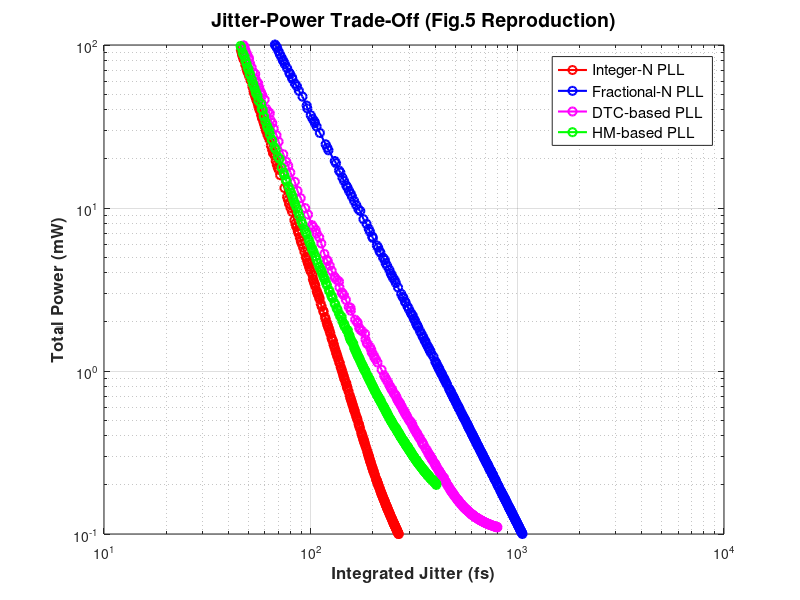

Here is the MATLAB script that generated this plot:
% データの読み込み
data_intN = load('solution_intN.txt');
data_fracN = load('solution_fracN.txt');
data_dtc = load('solution_DTC.txt');
data_hm = load('solution_HM.txt');

V = [2, 2, 3, 4]; % 決定変数の数 (あなたの設定は完璧です)

% --- ランク1（最前線のパレート最適解）だけを抽出 ---
pareto_intN = data_intN(data_intN(:, V(1)+3) == 1, :);
pareto_fracN = data_fracN(data_fracN(:, V(2)+3) == 1, :);
pareto_dtc = data_dtc(data_dtc(:, V(3)+3) == 1, :);
pareto_hm = data_hm(data_hm(:, V(4)+3) == 1, :);

% --- ジッタの小さい順に並び替え（線で結ぶため） ---
pareto_intN = sortrows(pareto_intN, V(1)+1);
pareto_fracN = sortrows(pareto_fracN, V(2)+1);
pareto_dtc = sortrows(pareto_dtc, V(3)+1);
pareto_hm = sortrows(pareto_hm, V(4)+1);

figure;
% 論文に合わせて点ではなく線(-o)でプロット
loglog(pareto_intN(:, V(1)+1)/1e-15, pareto_intN(:, V(1)+2), 'r-o', 'LineWidth', 1.5); hold on;
loglog(pareto_fracN(:, V(2)+1)/1e-15, pareto_fracN(:, V(2)+2), 'b-o', 'LineWidth', 1.5);
loglog(pareto_dtc(:, V(3)+1)/1e-15, pareto_dtc(:, V(3)+2), 'm-o', 'LineWidth', 1.5);
loglog(pareto_hm(:, V(4)+1)/1e-15, pareto_hm(:, V(4)+2), 'g-o', 'LineWidth', 1.5);

grid on;
xlabel('Integrated Jitter (fs)', 'FontSize', 12, 'FontWeight', 'bold');
ylabel('Total Power (mW)', 'FontSize', 12, 'FontWeight', 'bold');
legend('Integer-N PLL', 'Fractional-N PLL', 'DTC-based PLL', 'HM-based PLL', 'FontSize', 11);
title('Jitter-Power Trade-Off (Fig.5 Reproduction)', 'FontSize', 14);

% --- グラフの表示範囲を論文のFig.5に強制的に合わせる ---
xlim([10, 10000]); % X軸(ジッタ): 10^1 fs から 10^4 fs まで
ylim([0.1, 100]);  % Y軸(電力)  : 10^-1 mW から 10^2 mW まで
